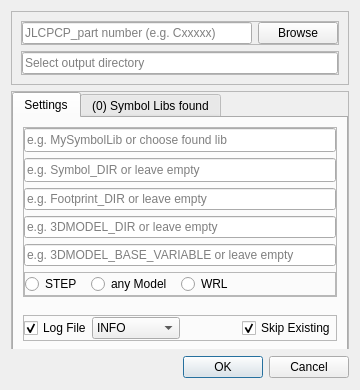
<?xml version="1.0" encoding="UTF-8"?>
<ui version="4.0">
 <class>Main</class>
 <widget class="QDialog" name="Main">
  <property name="enabled">
   <bool>true</bool>
  </property>
  <property name="geometry">
   <rect>
    <x>0</x>
    <y>0</y>
    <width>360</width>
    <height>390</height>
   </rect>
  </property>
  <property name="sizePolicy">
   <sizepolicy hsizetype="Fixed" vsizetype="Fixed">
    <horstretch>0</horstretch>
    <verstretch>0</verstretch>
   </sizepolicy>
  </property>
  <property name="minimumSize">
   <size>
    <width>360</width>
    <height>390</height>
   </size>
  </property>
  <property name="baseSize">
   <size>
    <width>360</width>
    <height>390</height>
   </size>
  </property>
  <property name="windowTitle">
   <string>JLC2KiCad</string>
  </property>
  <property name="windowIcon">
   <iconset>
    <normaloff>icon.ico</normaloff>icon.ico</iconset>
  </property>
  <property name="modal">
   <bool>false</bool>
  </property>
  <layout class="QGridLayout" name="gridLayout">
   <property name="sizeConstraint">
    <enum>QLayout::SizeConstraint::SetDefaultConstraint</enum>
   </property>
   <item row="3" column="0">
    <widget class="QDialogButtonBox" name="buttonBox_Process">
     <property name="sizePolicy">
      <sizepolicy hsizetype="Preferred" vsizetype="Fixed">
       <horstretch>0</horstretch>
       <verstretch>0</verstretch>
      </sizepolicy>
     </property>
     <property name="minimumSize">
      <size>
       <width>0</width>
       <height>24</height>
      </size>
     </property>
     <property name="sizeIncrement">
      <size>
       <width>0</width>
       <height>24</height>
      </size>
     </property>
     <property name="baseSize">
      <size>
       <width>0</width>
       <height>24</height>
      </size>
     </property>
     <property name="layoutDirection">
      <enum>Qt::LayoutDirection::LeftToRight</enum>
     </property>
     <property name="orientation">
      <enum>Qt::Orientation::Horizontal</enum>
     </property>
     <property name="standardButtons">
      <set>QDialogButtonBox::StandardButton::Cancel|QDialogButtonBox::StandardButton::Ok</set>
     </property>
     <property name="centerButtons">
      <bool>false</bool>
     </property>
    </widget>
   </item>
   <item row="0" column="0">
    <widget class="QFrame" name="frame_input">
     <property name="sizePolicy">
      <sizepolicy hsizetype="Minimum" vsizetype="Fixed">
       <horstretch>0</horstretch>
       <verstretch>0</verstretch>
      </sizepolicy>
     </property>
     <property name="frameShape">
      <enum>QFrame::Shape::StyledPanel</enum>
     </property>
     <property name="frameShadow">
      <enum>QFrame::Shadow::Raised</enum>
     </property>
     <layout class="QVBoxLayout" name="verticalLayout_5">
      <item>
       <widget class="QFrame" name="frame_inputbrowse">
        <property name="sizePolicy">
         <sizepolicy hsizetype="Preferred" vsizetype="Preferred">
          <horstretch>0</horstretch>
          <verstretch>0</verstretch>
         </sizepolicy>
        </property>
        <property name="frameShape">
         <enum>QFrame::Shape::StyledPanel</enum>
        </property>
        <property name="frameShadow">
         <enum>QFrame::Shadow::Raised</enum>
        </property>
        <layout class="QHBoxLayout" name="horizontalLayout_2">
         <property name="spacing">
          <number>6</number>
         </property>
         <property name="leftMargin">
          <number>0</number>
         </property>
         <property name="topMargin">
          <number>0</number>
         </property>
         <property name="rightMargin">
          <number>0</number>
         </property>
         <property name="bottomMargin">
          <number>0</number>
         </property>
         <item>
          <widget class="QLineEdit" name="lineEdit_PartNumber">
           <property name="minimumSize">
            <size>
             <width>200</width>
             <height>0</height>
            </size>
           </property>
           <property name="placeholderText">
            <string>JLCPCP_part number (e.g. Cxxxxx)</string>
           </property>
          </widget>
         </item>
         <item>
          <widget class="QPushButton" name="pushButton_DirChoice">
           <property name="sizePolicy">
            <sizepolicy hsizetype="Fixed" vsizetype="Fixed">
             <horstretch>0</horstretch>
             <verstretch>0</verstretch>
            </sizepolicy>
           </property>
           <property name="minimumSize">
            <size>
             <width>80</width>
             <height>0</height>
            </size>
           </property>
           <property name="maximumSize">
            <size>
             <width>80</width>
             <height>16777215</height>
            </size>
           </property>
           <property name="text">
            <string>Browse</string>
           </property>
           <property name="iconSize">
            <size>
             <width>16</width>
             <height>16</height>
            </size>
           </property>
           <property name="default">
            <bool>false</bool>
           </property>
           <property name="flat">
            <bool>false</bool>
           </property>
          </widget>
         </item>
        </layout>
       </widget>
      </item>
      <item>
       <widget class="QFrame" name="frame_6">
        <property name="frameShape">
         <enum>QFrame::Shape::StyledPanel</enum>
        </property>
        <property name="frameShadow">
         <enum>QFrame::Shadow::Raised</enum>
        </property>
        <layout class="QHBoxLayout" name="horizontalLayout">
         <property name="spacing">
          <number>6</number>
         </property>
         <property name="leftMargin">
          <number>0</number>
         </property>
         <property name="topMargin">
          <number>0</number>
         </property>
         <property name="rightMargin">
          <number>0</number>
         </property>
         <property name="bottomMargin">
          <number>0</number>
         </property>
         <item>
          <widget class="QLineEdit" name="lineEdit_outputDir">
           <property name="sizePolicy">
            <sizepolicy hsizetype="Preferred" vsizetype="Fixed">
             <horstretch>0</horstretch>
             <verstretch>0</verstretch>
            </sizepolicy>
           </property>
           <property name="placeholderText">
            <string>Select output directory</string>
           </property>
          </widget>
         </item>
        </layout>
       </widget>
      </item>
     </layout>
    </widget>
   </item>
   <item row="1" column="0">
    <widget class="QFrame" name="frame_tab">
     <property name="sizePolicy">
      <sizepolicy hsizetype="Minimum" vsizetype="Minimum">
       <horstretch>0</horstretch>
       <verstretch>0</verstretch>
      </sizepolicy>
     </property>
     <property name="frameShape">
      <enum>QFrame::Shape::StyledPanel</enum>
     </property>
     <property name="frameShadow">
      <enum>QFrame::Shadow::Raised</enum>
     </property>
     <layout class="QVBoxLayout" name="verticalLayout_3">
      <property name="spacing">
       <number>0</number>
      </property>
      <property name="sizeConstraint">
       <enum>QLayout::SizeConstraint::SetDefaultConstraint</enum>
      </property>
      <property name="leftMargin">
       <number>0</number>
      </property>
      <property name="topMargin">
       <number>0</number>
      </property>
      <property name="rightMargin">
       <number>0</number>
      </property>
      <property name="bottomMargin">
       <number>0</number>
      </property>
      <item>
       <widget class="QTabWidget" name="tabWidget">
        <property name="enabled">
         <bool>true</bool>
        </property>
        <property name="sizePolicy">
         <sizepolicy hsizetype="Preferred" vsizetype="Preferred">
          <horstretch>0</horstretch>
          <verstretch>0</verstretch>
         </sizepolicy>
        </property>
        <property name="minimumSize">
         <size>
          <width>0</width>
          <height>260</height>
         </size>
        </property>
        <property name="sizeIncrement">
         <size>
          <width>0</width>
          <height>0</height>
         </size>
        </property>
        <property name="baseSize">
         <size>
          <width>0</width>
          <height>0</height>
         </size>
        </property>
        <property name="acceptDrops">
         <bool>false</bool>
        </property>
        <property name="currentIndex">
         <number>0</number>
        </property>
        <widget class="QWidget" name="tab_settings">
         <property name="minimumSize">
          <size>
           <width>0</width>
           <height>110</height>
          </size>
         </property>
         <property name="sizeIncrement">
          <size>
           <width>0</width>
           <height>110</height>
          </size>
         </property>
         <attribute name="title">
          <string>Settings</string>
         </attribute>
         <layout class="QVBoxLayout" name="verticalLayout_2" stretch="0,0,0">
          <item>
           <widget class="QFrame" name="frame_inputdir">
            <property name="minimumSize">
             <size>
              <width>0</width>
              <height>170</height>
             </size>
            </property>
            <property name="frameShape">
             <enum>QFrame::Shape::StyledPanel</enum>
            </property>
            <property name="frameShadow">
             <enum>QFrame::Shadow::Raised</enum>
            </property>
            <layout class="QVBoxLayout" name="verticalLayout_4">
             <property name="spacing">
              <number>6</number>
             </property>
             <property name="leftMargin">
              <number>0</number>
             </property>
             <property name="topMargin">
              <number>0</number>
             </property>
             <property name="rightMargin">
              <number>0</number>
             </property>
             <property name="bottomMargin">
              <number>0</number>
             </property>
             <item>
              <widget class="QLineEdit" name="lineEdit_SymbolLib">
               <property name="sizePolicy">
                <sizepolicy hsizetype="Preferred" vsizetype="Fixed">
                 <horstretch>0</horstretch>
                 <verstretch>0</verstretch>
                </sizepolicy>
               </property>
               <property name="minimumSize">
                <size>
                 <width>200</width>
                 <height>24</height>
                </size>
               </property>
               <property name="maximumSize">
                <size>
                 <width>16777215</width>
                 <height>24</height>
                </size>
               </property>
               <property name="sizeIncrement">
                <size>
                 <width>0</width>
                 <height>24</height>
                </size>
               </property>
               <property name="baseSize">
                <size>
                 <width>0</width>
                 <height>24</height>
                </size>
               </property>
               <property name="placeholderText">
                <string>e.g. MySymbolLib or choose found lib</string>
               </property>
              </widget>
             </item>
             <item>
              <widget class="QLineEdit" name="lineEdit_SymbolDIR">
               <property name="sizePolicy">
                <sizepolicy hsizetype="Preferred" vsizetype="Fixed">
                 <horstretch>0</horstretch>
                 <verstretch>0</verstretch>
                </sizepolicy>
               </property>
               <property name="minimumSize">
                <size>
                 <width>0</width>
                 <height>24</height>
                </size>
               </property>
               <property name="placeholderText">
                <string>e.g. Symbol_DIR or leave empty</string>
               </property>
              </widget>
             </item>
             <item>
              <widget class="QLineEdit" name="lineEdit_FootprintDIR">
               <property name="sizePolicy">
                <sizepolicy hsizetype="Preferred" vsizetype="Fixed">
                 <horstretch>0</horstretch>
                 <verstretch>0</verstretch>
                </sizepolicy>
               </property>
               <property name="placeholderText">
                <string>e.g. Footprint_DIR or leave empty</string>
               </property>
              </widget>
             </item>
             <item>
              <widget class="QLineEdit" name="lineEdit_Model_DIR">
               <property name="placeholderText">
                <string>e.g. 3DMODEL_DIR or leave empty</string>
               </property>
              </widget>
             </item>
             <item>
              <widget class="QLineEdit" name="lineEdit_MODEL_BASE_VARIABLE">
               <property name="toolTip">
                <string>write 3DMODEL_BASE_VARIABLE or $(3DMODEL_BASE_VARIABLE)</string>
               </property>
               <property name="placeholderText">
                <string>e.g. 3DMODEL_BASE_VARIABLE or leave empty</string>
               </property>
              </widget>
             </item>
             <item>
              <widget class="QFrame" name="frame_modelsettings">
               <property name="minimumSize">
                <size>
                 <width>0</width>
                 <height>24</height>
                </size>
               </property>
               <property name="frameShape">
                <enum>QFrame::Shape::StyledPanel</enum>
               </property>
               <property name="frameShadow">
                <enum>QFrame::Shadow::Raised</enum>
               </property>
               <layout class="QHBoxLayout" name="horizontalLayout_3">
                <property name="spacing">
                 <number>9</number>
                </property>
                <property name="leftMargin">
                 <number>0</number>
                </property>
                <property name="topMargin">
                 <number>0</number>
                </property>
                <property name="rightMargin">
                 <number>0</number>
                </property>
                <property name="bottomMargin">
                 <number>0</number>
                </property>
                <item>
                 <widget class="QRadioButton" name="radioButton_step">
                  <property name="text">
                   <string>STEP</string>
                  </property>
                 </widget>
                </item>
                <item>
                 <widget class="QRadioButton" name="radioButton_any">
                  <property name="text">
                   <string>any Model</string>
                  </property>
                 </widget>
                </item>
                <item>
                 <widget class="QRadioButton" name="radioButton_wrl">
                  <property name="text">
                   <string>WRL</string>
                  </property>
                 </widget>
                </item>
                <item>
                 <spacer name="horizontalSpacer">
                  <property name="orientation">
                   <enum>Qt::Orientation::Horizontal</enum>
                  </property>
                  <property name="sizeHint" stdset="0">
                   <size>
                    <width>40</width>
                    <height>20</height>
                   </size>
                  </property>
                 </spacer>
                </item>
               </layout>
              </widget>
             </item>
            </layout>
           </widget>
          </item>
          <item>
           <spacer name="verticalSpacer">
            <property name="orientation">
             <enum>Qt::Orientation::Vertical</enum>
            </property>
            <property name="sizeType">
             <enum>QSizePolicy::Policy::Expanding</enum>
            </property>
            <property name="sizeHint" stdset="0">
             <size>
              <width>20</width>
              <height>10</height>
             </size>
            </property>
           </spacer>
          </item>
          <item>
           <widget class="QFrame" name="frame_log">
            <property name="sizePolicy">
             <sizepolicy hsizetype="Preferred" vsizetype="Preferred">
              <horstretch>0</horstretch>
              <verstretch>0</verstretch>
             </sizepolicy>
            </property>
            <property name="minimumSize">
             <size>
              <width>0</width>
              <height>24</height>
             </size>
            </property>
            <property name="sizeIncrement">
             <size>
              <width>0</width>
              <height>24</height>
             </size>
            </property>
            <property name="frameShape">
             <enum>QFrame::Shape::StyledPanel</enum>
            </property>
            <property name="frameShadow">
             <enum>QFrame::Shadow::Raised</enum>
            </property>
            <layout class="QHBoxLayout" name="horizontalLayout_4">
             <property name="spacing">
              <number>0</number>
             </property>
             <property name="leftMargin">
              <number>0</number>
             </property>
             <property name="topMargin">
              <number>0</number>
             </property>
             <property name="rightMargin">
              <number>0</number>
             </property>
             <property name="bottomMargin">
              <number>0</number>
             </property>
             <item>
              <widget class="QCheckBox" name="checkBox_LogFile">
               <property name="enabled">
                <bool>true</bool>
               </property>
               <property name="sizePolicy">
                <sizepolicy hsizetype="Fixed" vsizetype="Fixed">
                 <horstretch>0</horstretch>
                 <verstretch>0</verstretch>
                </sizepolicy>
               </property>
               <property name="minimumSize">
                <size>
                 <width>0</width>
                 <height>24</height>
                </size>
               </property>
               <property name="sizeIncrement">
                <size>
                 <width>0</width>
                 <height>0</height>
                </size>
               </property>
               <property name="text">
                <string>Log File</string>
               </property>
               <property name="checked">
                <bool>true</bool>
               </property>
              </widget>
             </item>
             <item>
              <widget class="QComboBox" name="comboBox_LogLevel">
               <property name="sizeIncrement">
                <size>
                 <width>0</width>
                 <height>24</height>
                </size>
               </property>
               <property name="baseSize">
                <size>
                 <width>0</width>
                 <height>24</height>
                </size>
               </property>
               <item>
                <property name="text">
                 <string>INFO</string>
                </property>
               </item>
               <item>
                <property name="text">
                 <string>DEBUG</string>
                </property>
               </item>
               <item>
                <property name="text">
                 <string>WARNING</string>
                </property>
               </item>
               <item>
                <property name="text">
                 <string>CRITICAL</string>
                </property>
               </item>
              </widget>
             </item>
             <item>
              <spacer name="horizontalSpacer_2">
               <property name="orientation">
                <enum>Qt::Orientation::Horizontal</enum>
               </property>
               <property name="sizeHint" stdset="0">
                <size>
                 <width>40</width>
                 <height>20</height>
                </size>
               </property>
              </spacer>
             </item>
             <item>
              <widget class="QCheckBox" name="checkBox_SkipExisting">
               <property name="sizePolicy">
                <sizepolicy hsizetype="Fixed" vsizetype="Fixed">
                 <horstretch>0</horstretch>
                 <verstretch>0</verstretch>
                </sizepolicy>
               </property>
               <property name="minimumSize">
                <size>
                 <width>0</width>
                 <height>0</height>
                </size>
               </property>
               <property name="text">
                <string>Skip Existing</string>
               </property>
               <property name="checked">
                <bool>true</bool>
               </property>
              </widget>
             </item>
            </layout>
           </widget>
          </item>
         </layout>
        </widget>
        <widget class="QWidget" name="tab_symbollist">
         <attribute name="title">
          <string>(0) Symbol Libs found</string>
         </attribute>
         <layout class="QVBoxLayout" name="verticalLayout">
          <item>
           <widget class="QListWidget" name="listWidget">
            <property name="tabKeyNavigation">
             <bool>true</bool>
            </property>
           </widget>
          </item>
         </layout>
        </widget>
       </widget>
      </item>
     </layout>
    </widget>
   </item>
  </layout>
 </widget>
 <tabstops>
  <tabstop>lineEdit_PartNumber</tabstop>
  <tabstop>pushButton_DirChoice</tabstop>
  <tabstop>lineEdit_outputDir</tabstop>
  <tabstop>tabWidget</tabstop>
  <tabstop>listWidget</tabstop>
  <tabstop>lineEdit_SymbolLib</tabstop>
  <tabstop>lineEdit_SymbolDIR</tabstop>
  <tabstop>lineEdit_FootprintDIR</tabstop>
  <tabstop>lineEdit_Model_DIR</tabstop>
  <tabstop>lineEdit_MODEL_BASE_VARIABLE</tabstop>
  <tabstop>radioButton_step</tabstop>
  <tabstop>radioButton_any</tabstop>
  <tabstop>radioButton_wrl</tabstop>
  <tabstop>checkBox_LogFile</tabstop>
  <tabstop>comboBox_LogLevel</tabstop>
  <tabstop>checkBox_SkipExisting</tabstop>
 </tabstops>
 <resources/>
 <connections>
  <connection>
   <sender>buttonBox_Process</sender>
   <signal>accepted()</signal>
   <receiver>Main</receiver>
   <slot>accept()</slot>
   <hints>
    <hint type="sourcelabel">
     <x>257</x>
     <y>380</y>
    </hint>
    <hint type="destinationlabel">
     <x>157</x>
     <y>274</y>
    </hint>
   </hints>
  </connection>
  <connection>
   <sender>buttonBox_Process</sender>
   <signal>rejected()</signal>
   <receiver>Main</receiver>
   <slot>reject()</slot>
   <hints>
    <hint type="sourcelabel">
     <x>325</x>
     <y>380</y>
    </hint>
    <hint type="destinationlabel">
     <x>286</x>
     <y>274</y>
    </hint>
   </hints>
  </connection>
 </connections>
</ui>
